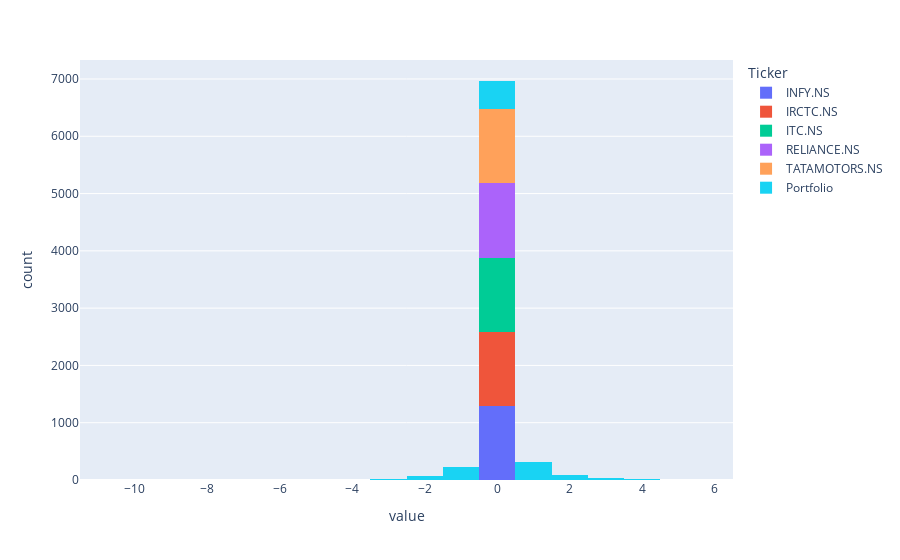

This figure's notebook cell:
### Code cell
px.histogram(returns)

### Figure 1 — Plotly figure (JSON) as saved in the notebook; plotly's stock layout.template omitted (floating-point values rounded to 4 significant figures; data arrays with more than 128 entries replaced by an {"elided": "..."} marker saying what was removed)
{"data": [{"bingroup": "x", "hovertemplate": "Ticker=INFY.NS<br>value=%{x}<br>count=%{y}<extra></extra>", "legendgroup": "INFY.NS", "marker": {"color": "#636efa", "pattern": {"shape": ""}}, "name": "INFY.NS", "orientation": "v", "showlegend": true, "type": "histogram", "x": {"elided": "1295 float values"}, "xaxis": "x", "yaxis": "y"}, {"bingroup": "x", "hovertemplate": "Ticker=IRCTC.NS<br>value=%{x}<br>count=%{y}<extra></extra>", "legendgroup": "IRCTC.NS", "marker": {"color": "#EF553B", "pattern": {"shape": ""}}, "name": "IRCTC.NS", "orientation": "v", "showlegend": true, "type": "histogram", "x": {"elided": "1295 float values"}, "xaxis": "x", "yaxis": "y"}, {"bingroup": "x", "hovertemplate": "Ticker=ITC.NS<br>value=%{x}<br>count=%{y}<extra></extra>", "legendgroup": "ITC.NS", "marker": {"color": "#00cc96", "pattern": {"shape": ""}}, "name": "ITC.NS", "orientation": "v", "showlegend": true, "type": "histogram", "x": {"elided": "1295 float values"}, "xaxis": "x", "yaxis": "y"}, {"bingroup": "x", "hovertemplate": "Ticker=RELIANCE.NS<br>value=%{x}<br>count=%{y}<extra></extra>", "legendgroup": "RELIANCE.NS", "marker": {"color": "#ab63fa", "pattern": {"shape": ""}}, "name": "RELIANCE.NS", "orientation": "v", "showlegend": true, "type": "histogram", "x": {"elided": "1295 float values"}, "xaxis": "x", "yaxis": "y"}, {"bingroup": "x", "hovertemplate": "Ticker=TATAMOTORS.NS<br>value=%{x}<br>count=%{y}<extra></extra>", "legendgroup": "TATAMOTORS.NS", "marker": {"color": "#FFA15A", "pattern": {"shape": ""}}, "name": "TATAMOTORS.NS", "orientation": "v", "showlegend": true, "type": "histogram", "x": {"elided": "1295 float values"}, "xaxis": "x", "yaxis": "y"}, {"bingroup": "x", "hovertemplate": "Ticker=Portfolio<br>value=%{x}<br>count=%{y}<extra></extra>", "legendgroup": "Portfolio", "marker": {"color": "#19d3f3", "pattern": {"shape": ""}}, "name": "Portfolio", "orientation": "v", "showlegend": true, "type": "histogram", "x": {"elided": "1295 float values"}, "xaxis": "x", "yaxis": "y"}], "layout": {"barmode": "relative", "legend": {"title": {"text": "Ticker"}, "tracegroupgap": 0}, "margin": {"t": 60}, "xaxis": {"anchor": "y", "domain": [0, 1], "title": {"text": "value"}}, "yaxis": {"anchor": "x", "domain": [0, 1], "title": {"text": "count"}}}}
